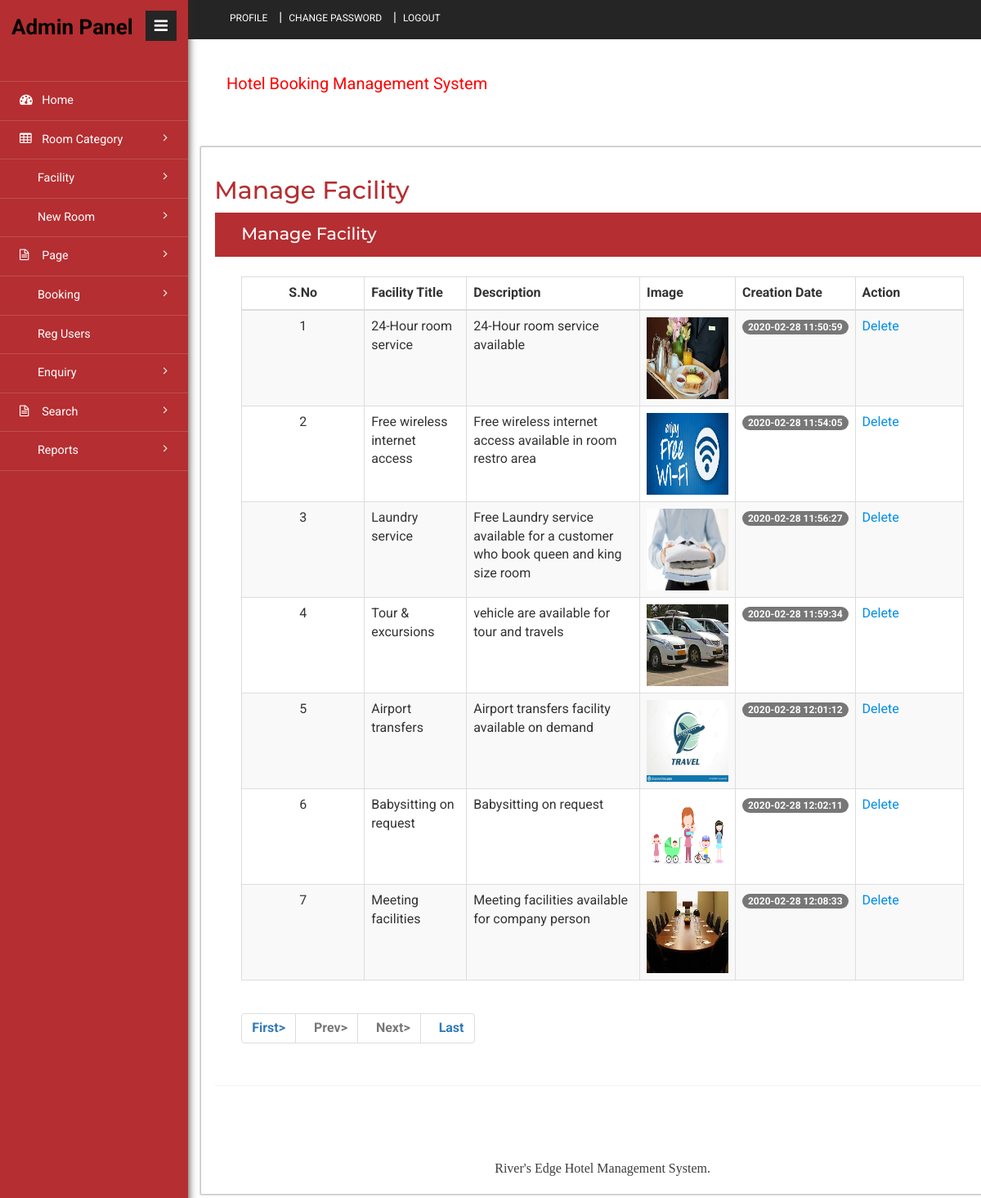
Screenshot of /admin/manage-facility.php (signed in) with the database file from the repository.
### tables this page shows
CREATE TABLE `tblfacility` (
  `ID` int(10) NOT NULL,
  `FacilityTitle` varchar(200) DEFAULT NULL,
  `Description` mediumtext DEFAULT NULL,
  `Image` varchar(200) DEFAULT NULL,
  `CreationDate` timestamp NULL DEFAULT current_timestamp()
);

### admin/manage-facility.php (the view, shortened to what this page needs)
<?php
include('includes/dbconnection.php');
if (strlen($_SESSION['hbmsaid']==0)) {
  header('location:logout.php');
  } else{
?>
<!DOCTYPE HTML>
<html>
<head>
<link href="css/bootstrap.min.css" rel='stylesheet' type='text/css' />
<link href="css/style.css" rel='stylesheet' type='text/css' />
<link href="css/font-awesome.css" rel="stylesheet">
<link rel="stylesheet" href="css/icon-font.min.css" type='text/css' />
</head>
<body>
   <div class="page-container">
	<div class="left-content">
	   <div class="inner-content">
			<?php include_once('includes/header.php');?>
			<div class="content">
<div class="women_main">
	<div class="grids">
					<div class="progressbar-heading grids-heading">
						<h2>Manage Facility</h2>
					</div>
					<div class="panel panel-widget forms-panel">
						<div class="forms">
							<div class="form-grids widget-shadow" data-example-id="basic-forms">
								<div class="form-title">
									<h4>Manage Facility </h4>
								</div>
								<div class="form-body">
									     <table class="table table-bordered table-striped table-vcenter js-dataTable-full-pagination">
                                <thead>
                                    <tr>
                                        <th class="text-center">S.No</th>
                                        <th>Facility Title</th>
                                        <th class="d-none d-sm-table-cell">Description</th>
                                        <th class="d-none d-sm-table-cell">Image</th>
                                        <th class="d-none d-sm-table-cell">Creation Date</th>
                                        <th class="d-none d-sm-table-cell" style="width: 15%;">Action</th>
                                       </tr>
                                </thead>
                                <tbody>
                                    <?php
                                    if (isset($_GET['pageno'])) {
            $pageno = $_GET['pageno'];
        } else {
            $pageno = 1;
        }
        $no_of_records_per_page = 10;
        $offset = ($pageno-1) * $no_of_records_per_page;
       $ret = "SELECT ID FROM tblfacility";
$query1 = $dbh -> prepare($ret);
$query1->execute();
$total_rows=$query1->rowCount();
$total_pages = ceil($total_rows / $no_of_records_per_page);
$sql="SELECT * from tblfacility LIMIT $offset, $no_of_records_per_page";
$query = $dbh -> prepare($sql);
$query->execute();
$results=$query->fetchAll(PDO::FETCH_OBJ);
$cnt=1;
if($query->rowCount() > 0)
{
foreach($results as $row)
{               ?>
                                    <tr>
                                        <td class="text-center"><?php echo htmlentities($cnt);?></td>
                                        <td class="font-w600"><?php  echo htmlentities($row->FacilityTitle);?></td>
                                        <td class="d-none d-sm-table-cell"><?php  echo htmlentities($row->Description);?></td>
                                         <td class="d-none d-sm-table-cell"><img src="images/<?php echo $row->Image;?>" width="100" height="100"></td>
                                        <td class="d-none d-sm-table-cell">
                                            <span class="badge badge-primary"><?php  echo htmlentities($row->CreationDate);?></span>
                                        </td>
                                         <td class="d-none d-sm-table-cell"><a href="manage-facility.php?delid=<?php echo ($row->ID);?>" onclick="return confirm('Do you really want to Delete ?');">Delete</a></td>
                                    </tr>
                                    <?php $cnt=$cnt+1;}} ?>
                                </tbody>
                            </table>
                            <div align="left">
    <ul class="pagination" >
        <li><a href="?pageno=1"><strong>First></strong></a></li>
        <li class="<?php if($pageno <= 1){ echo 'disabled'; } ?>">
            <a href="<?php if($pageno <= 1){ echo '#'; } else { echo "?pageno=".($pageno - 1); } ?>"><strong style="padding-left: 10px">Prev></strong></a>
        </li>
        <li class="<?php if($pageno >= $total_pages){ echo 'disabled'; } ?>">
            <a href="<?php if($pageno >= $total_pages){ echo '#'; } else { echo "?pageno=".($pageno + 1); } ?>"><strong style="padding-left: 10px">Next></strong></a>
        </li>
        <li><a href="?pageno=<?php echo $total_pages; ?>"><strong style="padding-left: 10px">Last</strong></a></li>
    </ul>
</div>
								</div>
							</div>
						</div>
					</div>
				</div>
<?php include_once('includes/footer.php');?>
</div>
</div>
		</div>
</div>
			<?php include_once('includes/sidebar.php');?>
							</div>
</body>
</html><?php }  ?>

### rows the page displays
tblfacility: FacilityTitle "24-Hour room service", Description "24-Hour room service available", Image (picture), CreationDate "2020-02-28 11:50:59"
tblfacility: FacilityTitle "Free wireless internet access", Description "Free wireless internet access available in room restro area", Image (picture), CreationDate "2020-02-28 11:54:05"
tblfacility: FacilityTitle "Laundry service", Description "Free Laundry service available for a customer who book queen and king size room", Image (picture), CreationDate "2020-02-28 11:56:27"
tblfacility: FacilityTitle "Tour & excursions", Description "vehicle are available for tour and travels", Image (picture), CreationDate "2020-02-28 11:59:34"
tblfacility: FacilityTitle "Airport transfers", Description "Airport transfers facility available on demand", Image (picture), CreationDate "2020-02-28 12:01:12"
tblfacility: FacilityTitle "Babysitting on request", Description "Babysitting on request", Image (picture), CreationDate "2020-02-28 12:02:11"
tblfacility: FacilityTitle "Meeting facilities", Description "Meeting facilities available for company person", Image (picture), CreationDate "2020-02-28 12:08:33"
